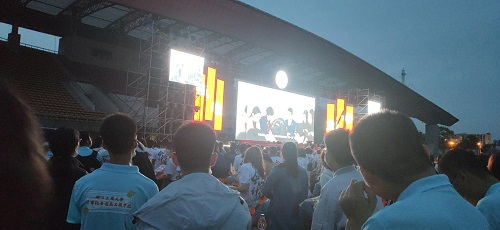
#> input picture thre.jpg, 500 x 230 px
$ python L20.py
#> lines starting #> are read from the running program, lines starting #| are printed output that depends on the picture
import numpy as np
import cv2 as cv
from matplotlib import pyplot as plt
img = cv.imread('thre.jpg')
#> img is the input picture: shape (230, 500, 3); mean B, G, R 103.2, 95.5, 83.3
kernel = np.ones((5,5),np.float32)/25
dst = cv.filter2D(img,-1,kernel)
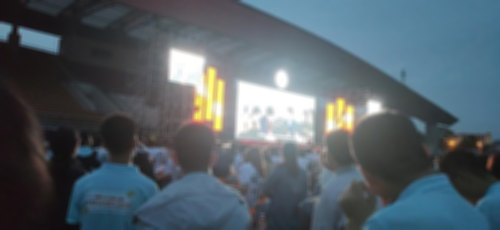
#> dst: shape (230, 500, 3); mean B, G, R 103.2, 95.5, 83.3
plt.subplot(121),plt.imshow(img),plt.title('Original')
plt.xticks([]), plt.yticks([])
plt.subplot(122),plt.imshow(dst),plt.title('Averaging')
plt.xticks([]), plt.yticks([])
plt.show()
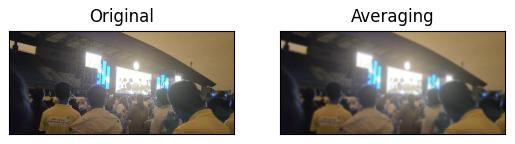
#> figure drawn by matplotlib, 2 panels; B, G, R data is drawn as R, G, B

$ run again, with 1.jpg copied over thre.jpg
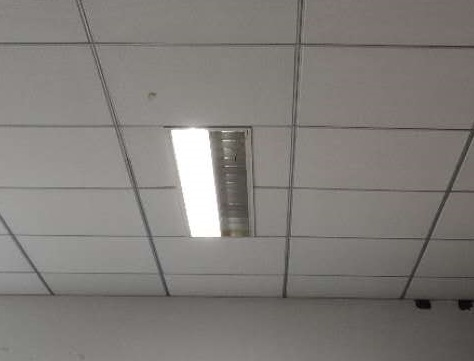
#> input picture 1.jpg, 474 x 361 px
#> img is the input picture: shape (361, 474, 3); mean B, G, R 121.4, 125.1, 129
#> `plt.show()`:
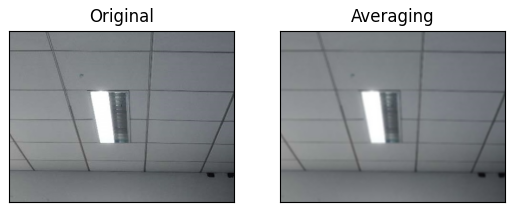
#> figure drawn by matplotlib, 2 panels; B, G, R data is drawn as R, G, B
